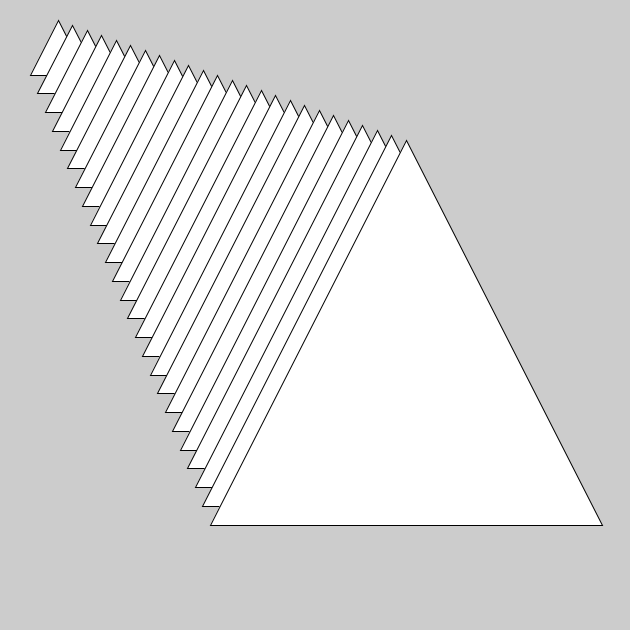
Frame 1 (no input)
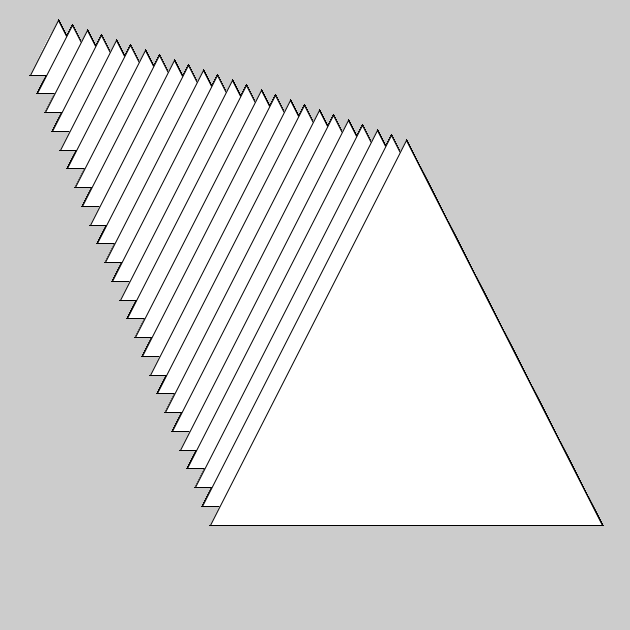
Frame 60 (the mouse pressed at the canvas centre just before this capture)
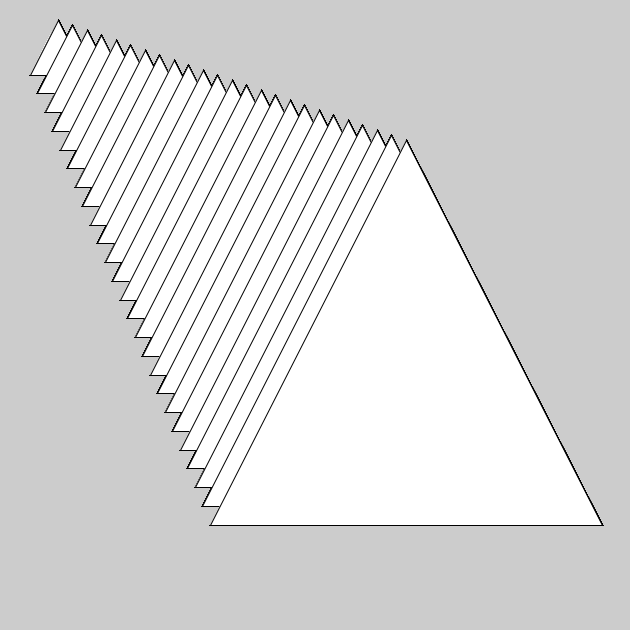
Frame 120 (the mouse held since frame 60 and released just before this capture)

The Processing sketch that drew these frames (run headless with seeded random() and noise(); from frame 60 on, the mouse is pressed at the canvas centre):

// Processing sketch: Class18_az1715_func
// ── Class18_az1715_func.pde

void setup() {
  size(630, 630);
}
void draw() {
  //drawTriangle(30, 75, 58, 20, 86, 75);

  for(int i=0; i<25; i++) {
    drawTriangle(30+(37.5-30)*i, 75+(93.75-75)*i, 
                 58+(72.5-58)*i, 20+(25-20)*i, 
                 86+(107.5-86)*i, 75+(93.75-75)*i);
  }
}

void drawTriangle(float x1, float y1, float x2, float y2, float x3, float y3) {
  triangle(x1, y1, x2, y2, x3, y3);
}
